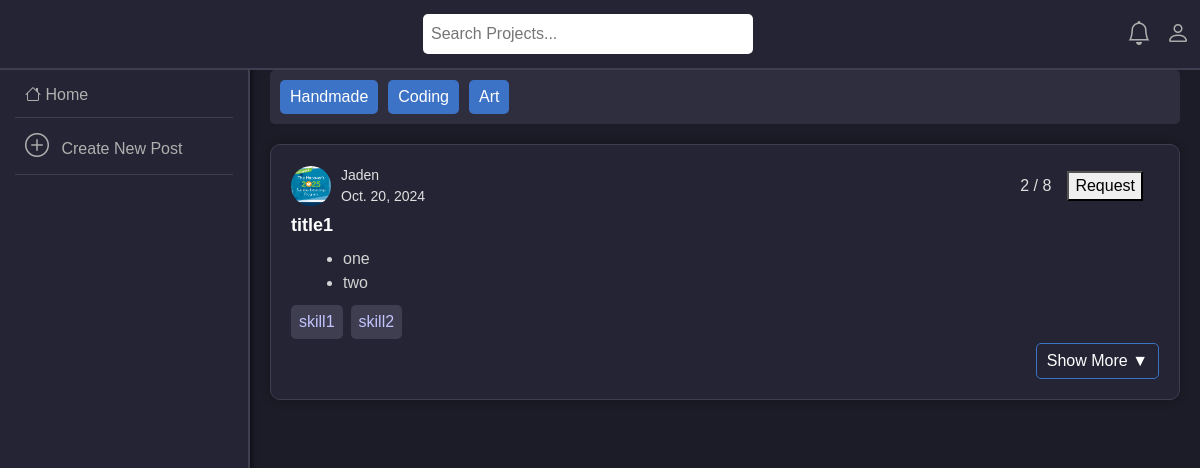
Before: /home/ with the older database file.
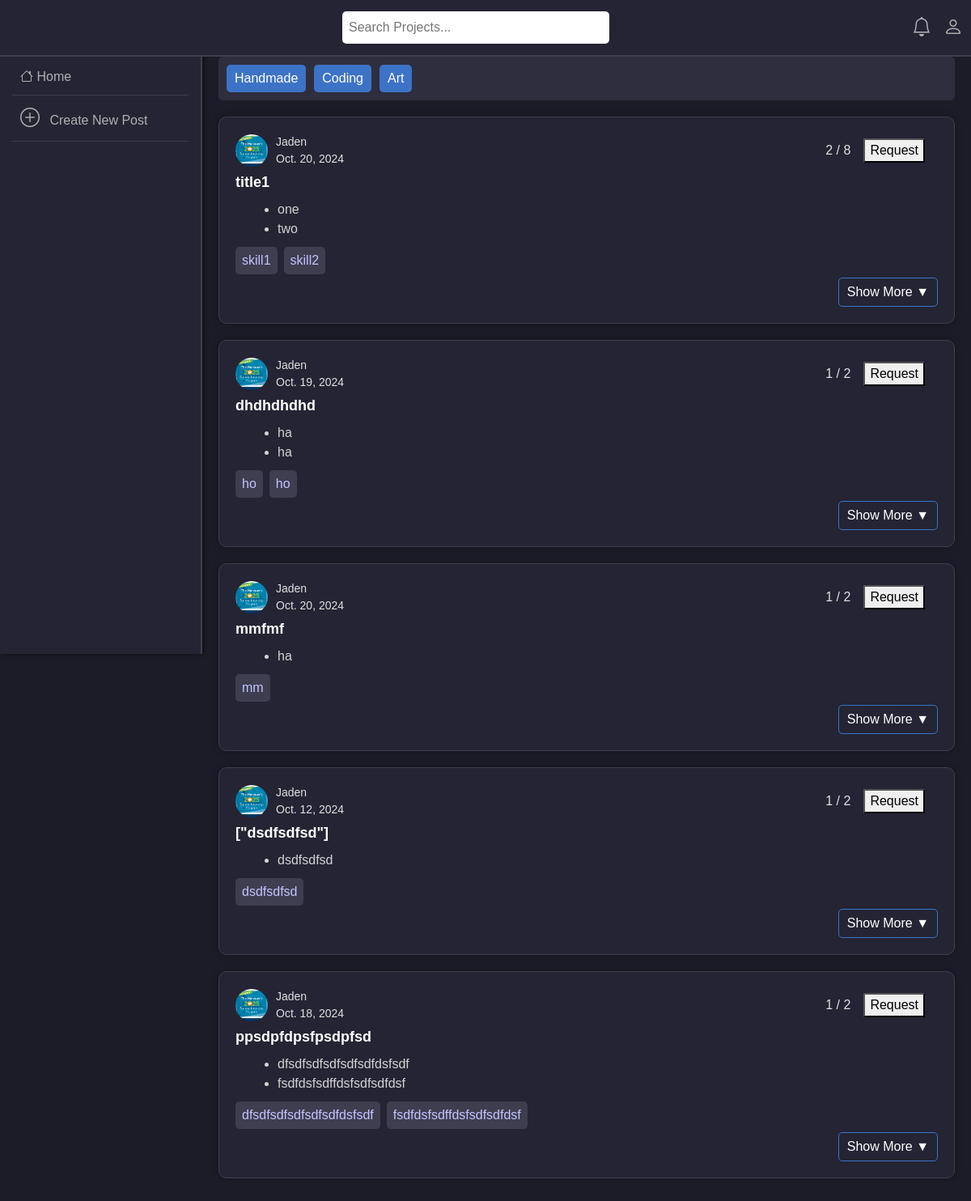
After: the same page with the newer database file.
### main/models.py (models this page shows, shortened)
class ProjectPost(models.Model):
    title = models.CharField(max_length=100)
    description_long = models.TextField(null=True, blank=True)
    description = models.JSONField(default=list, blank=True)
    skills = models.JSONField(default=list, blank=True)
    likes = models.IntegerField(default=0)
    workers = models.IntegerField(default=1)
    workersneeded = models.IntegerField(default=2)  # This is the new field
    date = models.DateField()
    user = models.ForeignKey(User, on_delete=models.CASCADE)
    skills = models.JSONField(default=list, blank=True)
    categories = models.JSONField(default=list, blank=True)

### main/views.py (the view)
# urls.py: 2. Add a URL to urlpatterns:  path('', views.home, name='home')
def home(request):
    posts = ProjectPost.objects.all()
    posts_with_profiles = []
    for post in posts:
        try:
            profile = Profile.objects.get(user=post.user)  # Get profile for each post's user
        except Profile.DoesNotExist:
            profile = None  # In case the user has no profile
        posts_with_profiles.append({
            'post': post,
            'profile_image': profile.profile_image.url if profile and profile.profile_image else None
        })
    context = {
        'posts': posts_with_profiles,
    }
    return render(request, "main/home.html", context)

### main/templates/main/home.html (shortened to what this page needs)
{% load static %}
<!DOCTYPE html>
<html lang="en">
<head>
    <link href="https://cdn.jsdelivr.net/npm/bootstrap@5.3.0-alpha3/dist/css/bootstrap.min.css" rel="stylesheet">
    <link rel="stylesheet" href="https://cdn.jsdelivr.net/npm/bootstrap-icons/font/bootstrap-icons.css">
</head>
<body>
    <div class="navbar">
        <div class="search-container">
            <form action="{% url 'search' %}" method="get">
                <input type="text" placeholder="Search Projects..." name="q">
                <button type="submit"></button>
            </form>
        </div>
        <div class="navbar-icons d-flex align-items-center">
            <i class="bi bi-bell" id="notification-icon"></i>
            <i class="bi bi-person" id="profile-icon" data-logged-in="{{ user.is_authenticated }}"></i>
        </div>
    </div>
    <div class="sidebar d-none d-md-block">
        <a href="/home"><i class="bi bi-house"></i> Home</a>
        <a href="/create-project" class="create">
            <i class="bi bi-plus-circle" style="font-size: 1.5rem;"></i>
            <span class="ms-2">Create New Post</span>
        </a>
    </div>
<div class="content">
    <div class="category-bar">
        <button>Handmade</button>
        <button>Coding</button>
        <button>Art</button>
    </div>
    {% if posts %}
        {% for post in posts %}
        <div class="post-container" id="post-{{ post.post.id }}">
            <div class="post-header d-flex justify-content-between align-items-center">
                <div class="user-info d-flex align-items-center">
                    <a href="{% url 'portfolio' post.post.user.username %}">
                        <img src="{{ post.profile_image }}" class="user-image rounded-circle" alt="User Icon">
                    </a>
                    <div class="name-time ml-3">
                        <span class="username">{{ post.post.user.username }}</span>
                        <span class="date-posted">{{ post.post.date }}</span>
                    </div>
                </div>
                <div class="post-actions d-flex align-items-center">
                    <span class="participants">{{ post.post.workers }} / {{ post.post.workersneeded }}</span>
                    <button class="join-btn mx-3">Request</button>
                </div>
            </div>
            <div class="post-title">
                {{ post.post.title }}
            </div>
            <div class="post-desc">
                <ul>
                    {% for item in post.post.description %}
                        <li>{{ item }}</li>
                    {% endfor %}
                </ul>
            </div>
            <div class="skills d-flex">
                {% for skill in post.post.skills %}
                    <span class="skill">{{ skill }}</span>
                {% endfor %}
            </div>
            <div class="post-footer d-flex justify-content-between align-items-center">
                <button class="more-btn" onclick="toggleBio('{{ post.post.id }}')">Show More ▼</button>
            </div>
        </div>
        {% endfor %}
    {% else %}
        <p>You have no posts in your watchlist.</p>
    {% endif %}
</div>
</body>
</html>

Changed rows visible on the page:
added ProjectPost: post.user.username "Jaden", post "Oct. 19, 2024", post.workers "1", post.workersneeded "2", post "dhdhdhdhd", description "ha" "ha", skills "ho" "ho"
added ProjectPost: post.user.username "Jaden", post "Oct. 20, 2024", post.workers "1", post.workersneeded "2", post "mmfmf", description "ha", skills "mm"
added ProjectPost: post.user.username "Jaden", post "Oct. 12, 2024", post.workers "1", post.workersneeded "2", post "[\"dsdfsdfsd\"]", description "dsdfsdfsd", skills "dsdfsdfsd"
added ProjectPost: post.user.username "Jaden", post "Oct. 18, 2024", post.workers "1", post.workersneeded "2", post "ppsdpfdpsfpsdpfsd", description "dfsdfsdfsdfsdfsdfdsfsdf" "fsdfdsfsdffdsfsdfsdfdsf", skills "dfsdfsdfsdfsdfsdfdsfsdf" "fsdfdsfsdffdsfsdfsdfdsf"
